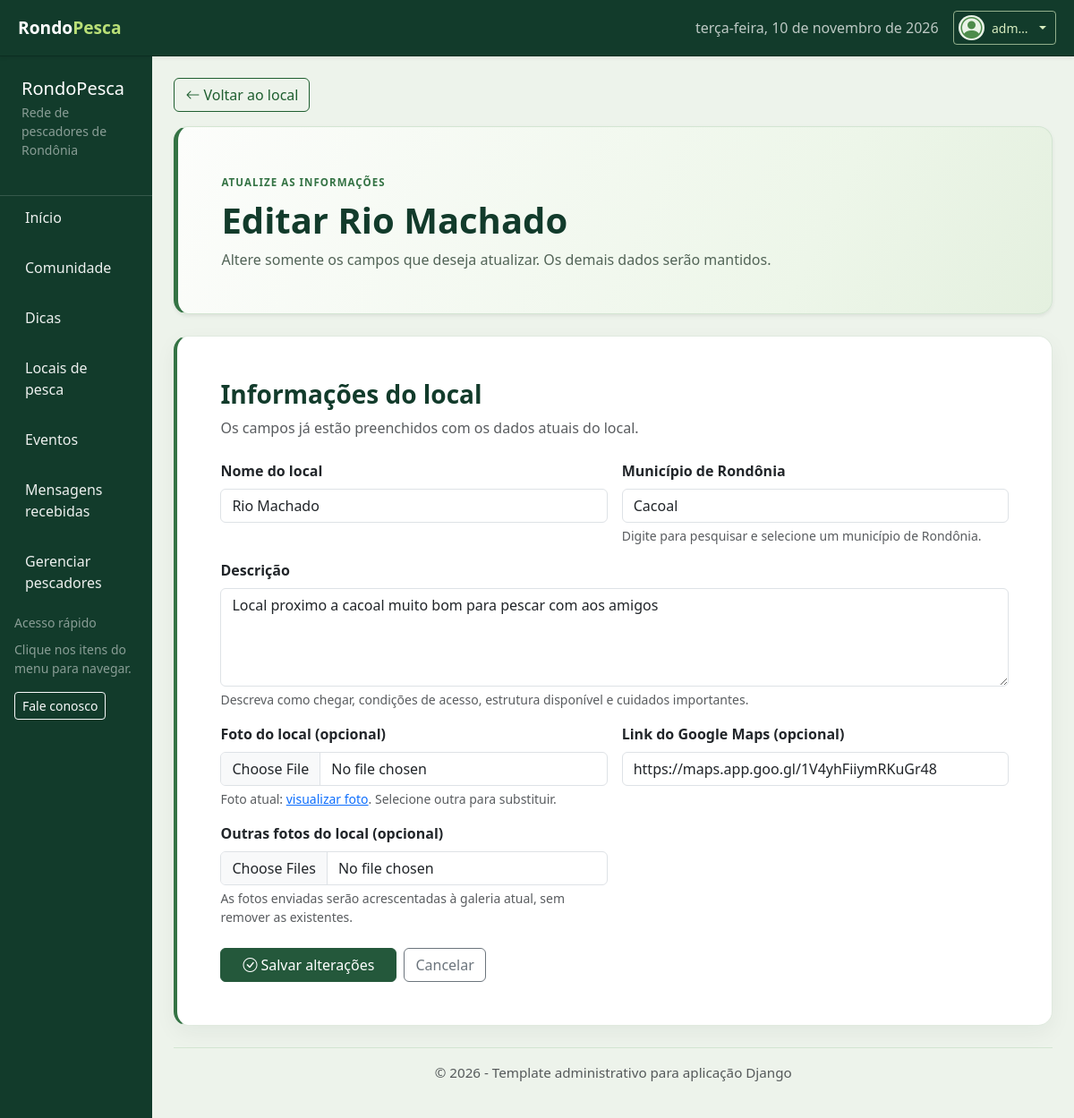
Page /locais/1/editar/ (signed in) on the committed database.
### locais/models.py (models this page shows, shortened)
class LocalPesca(models.Model):
    nome = models.CharField(max_length=120)
    municipio = models.CharField(
        max_length=120,
        choices=MUNICIPIOS_RONDONIA,
        blank=True,
    )
    descricao = models.TextField(max_length=2000)
    imagem_url = models.URLField('URL da imagem', blank=True)
    foto = models.FileField(
        'Foto do local',
        upload_to='locais/%Y/%m/',
        blank=True,
    )
    maps_url = models.URLField('Link do Google Maps', blank=True)
    cadastrado_por = models.ForeignKey(
        settings.AUTH_USER_MODEL,
        on_delete=models.PROTECT,
        related_name='locais_de_pesca_cadastrados',
    )
    criado_em = models.DateTimeField(auto_now_add=True)
    class Meta:
        ordering = ['nome']
        verbose_name = 'Local de pesca'
        verbose_name_plural = 'Locais de pesca'

### locais/views.py (the view, shortened to what this page needs)
# urls.py: path('<int:pk>/editar/', views.editar_local, name='editar_local'),
@login_required(login_url='login')
def editar_local(request, pk):
    if not eh_pescador(request.user):
        raise PermissionDenied
    local = get_object_or_404(LocalPesca, pk=pk)
    form = LocalPescaForm(
        request.POST or None,
        request.FILES or None,
        instance=local,
    )
    return render(request, 'locais/editar_local.html', {
        'form': form,
        'local': local,
    })

### usuarios/permissoes.py (called while the page is built)
def eh_pescador(usuario):
    if not usuario.is_authenticated or not usuario.is_active:
        return False
    if usuario.is_staff:
        return True
    return usuario.groups.filter(name='Pescador').exists()
    return (
        usuario.is_authenticated
        and usuario.groups.filter(name='Pescador').exists()
    )

### locais/templates/locais/editar_local.html (shortened to what this page needs)
{% extends 'base.html' %}
{% block content %}
<div class="dashboard-home fishing-locations">
    <div class="mb-3">
        <a class="btn btn-outline-success" href="{% url 'detalhe_local' local.pk %}">
            <i class="bi bi-arrow-left me-1" aria-hidden="true"></i>Voltar ao local
        </a>
    </div>
    <section class="dashboard-welcome mb-4 p-4 p-lg-5 shadow-sm" aria-labelledby="edit-location-title">
        <span class="dashboard-kicker">ATUALIZE AS INFORMAÇÕES</span>
        <h1 class="display-6 fw-bold mt-2 mb-2" id="edit-location-title">Editar {{ local.nome }}</h1>
        <p class="mb-0 text-muted">Altere somente os campos que deseja atualizar. Os demais dados serão mantidos.</p>
    </section>
    <section class="card dashboard-card location-form-card shadow-sm" aria-labelledby="edit-location-form-title">
        <div class="card-body p-4 p-lg-5">
            <h2 class="h3 fw-bold mb-2" id="edit-location-form-title">Informações do local</h2>
            <p class="text-muted mb-4">Os campos já estão preenchidos com os dados atuais do local.</p>
            <form method="post" enctype="multipart/form-data" class="row g-3">
                {% for field in form %}
                <div class="{% if field.name == 'descricao' %}col-12{% else %}col-12 col-md-6{% endif %}">
                    <label class="form-label fw-semibold" for="{{ field.id_for_label }}">{{ field.label }}</label>
                    {{ field }}
                    {% if field.name == 'municipio' %}
                    <div class="form-text">Digite para pesquisar e selecione um município de Rondônia.</div>
                    {% elif field.name == 'descricao' %}
                    <div class="form-text">Descreva como chegar, condições de acesso, estrutura disponível e cuidados importantes.</div>
                    {% elif field.name == 'foto' %}
                    {% if local.foto %}
                    <div class="form-text">Foto atual: <a href="{{ local.foto.url }}" target="_blank" rel="noopener noreferrer">visualizar foto</a>. Selecione outra para substituir.</div>
                    {% else %}
                    <div class="form-text">Envie uma imagem de até 5 MB. A foto é opcional.</div>
                    {% endif %}
                    {% elif field.name == 'fotos' %}
                    <div class="form-text">As fotos enviadas serão acrescentadas à galeria atual, sem remover as existentes.</div>
                    {% endif %}
                </div>
                {% endfor %}
                <div class="col-12 d-flex flex-wrap gap-2 mt-4">
                    <button class="btn btn-success px-4" type="submit">
                        <i class="bi bi-check-circle me-1" aria-hidden="true"></i>Salvar alterações
                    </button>
                    <a class="btn btn-outline-secondary" href="{% url 'detalhe_local' local.pk %}">Cancelar</a>
                </div>
            </form>
        </div>
    </section>
</div>
{% endblock %}

### templates/base.html (shortened to what this page needs)
{% load static %}
<!DOCTYPE html>
<html lang="pt-br">
<head>
    <link href="https://cdn.jsdelivr.net/npm/bootstrap@5.3.8/dist/css/bootstrap.min.css" rel="stylesheet"
>
    <link rel="stylesheet" href="https://cdn.jsdelivr.net/npm/bootstrap-icons@1.11.3/font/bootstrap-icons.min.css">
    <link rel="stylesheet" href="{% static 'css/base/base.css' %}?v=20261103-2">
</head>
<body>
    <div class="admin-layout">
        <header class="admin-header shadow-sm">
            <div class="header-left d-flex align-items-center gap-3">
                <a class="brand text-decoration-none" href="{% url 'home' %}">Rondo<span>Pesca</span></a>
            </div>
            <div class="header-right d-flex align-items-center gap-3">
                <div class="d-none d-md-block text-muted" id="currentDate"></div>
                {% if request.user.is_authenticated %}
                <div class="dropdown">
                    <button class="btn btn-outline-success btn-sm dropdown-toggle header-profile-toggle"
                        type="button" data-bs-toggle="dropdown" aria-expanded="false"
                        aria-label="Menu de {{ request.user.username }}">
                        {% if request.user.perfil_usuario.foto %}
                        <img class="header-profile-avatar" src="{{ request.user.perfil_usuario.foto.url }}"
                            alt="" aria-hidden="true">
                        {% else %}
                        <i class="bi bi-person-circle header-profile-avatar-placeholder" aria-hidden="true"></i>
                        {% endif %}
                        <span>{{ request.user.username }}</span>
                    </button>
                </div>
                {% else %}
                <a class="btn btn-outline-success btn-sm" href="{% url 'login' %}">Entrar</a>
                {% endif %}
            </div>
        </header>
        <div class="admin-body d-flex">
            {% if request.user.is_authenticated %}
            <nav id="sidebarMenu" class="collapse d-lg-block sidebar bg-soft-green text-white">
                <div class="sidebar-header p-4">
                    <h5 class="mb-1">RondoPesca</h5>
                    <p class="small text-white-50">Rede de pescadores de Rondônia</p>
                </div>
                <ul class="nav flex-column px-3">
                    <li class="nav-item mb-2"><a href="{% url 'inicio' %}" class="nav-link {% if request.resolver_match.url_name == 'inicio' %}active{% endif %}">Início</a></li>
                    <li class="nav-item mb-2"><a href="{% url 'comunidade' %}" class="nav-link {% if request.resolver_match.url_name == 'comunidade' %}active{% endif %}">Comunidade</a></li>
                    <li class="nav-item mb-2"><a href="{% url 'dicas' %}" class="nav-link {% if request.resolver_match.url_name == 'dicas' or request.resolver_match.url_name == 'adicionar_dica' %}active{% endif %}">Dicas</a></li>
                    <li class="nav-item mb-2"><a href="{% url 'locais' %}" class="nav-link {% if request.resolver_match.url_name == 'locais' %}active{% endif %}">Locais de pesca</a></li>
                    <li class="nav-item mb-2"><a href="{% url 'eventos' %}" class="nav-link ">Eventos</a></li>
                    {% if request.user.is_staff %}
                    <li class="nav-item mb-2"><a href="{% url 'mensagens_contato' %}" class="nav-link {% if request.resolver_match.url_name == 'mensagens_contato' %}active{% endif %}">Mensagens recebidas</a></li>
                    <li class="nav-item mb-2"><a href="{% url 'gerenciar_pescadores' %}" class="nav-link {% if request.resolver_match.url_name == 'gerenciar_pescadores' %}active{% endif %}">Gerenciar pescadores</a></li>
                    {% endif %}
                </ul>
                <div class="sidebar-footer px-3 mt-auto pb-4">
                    <small class="text-white-50">Acesso rápido</small>
                    <p class="small mt-2 text-white-50 mb-0">Clique nos itens do menu para navegar.</p>
                    <a href="{% url 'contato' %}" class="btn btn-outline-light btn-sm mt-3">Fale conosco</a>
                </div>
            </nav>
            {% endif %}
            <main class="content flex-fill p-4">
                {% block content %}{% endblock %}
                <footer class="admin-footer text-center mt-4 py-3 text-muted">
                    © 2026 - Template administrativo para aplicação Django
                </footer>
            </main>
        </div>
    </div>
</body>
</html>

### rows in the picture
LocalPesca: nome "Rio Machado", form "Rio Machado" "Cacoal" "Local proximo a cacoal muito bom para pescar com aos amigos" "https://maps.app.goo.gl/1V4yhFiiymRKuGr48"

### other values in the picture
{{ request.user.username }} "admin"
{{ field.label }} "Nome do local" "Município de Rondônia" "Descrição" "Foto do local (opcional)" "Link do Google Maps (opcional)" "Outras fotos do local (opcional)"
